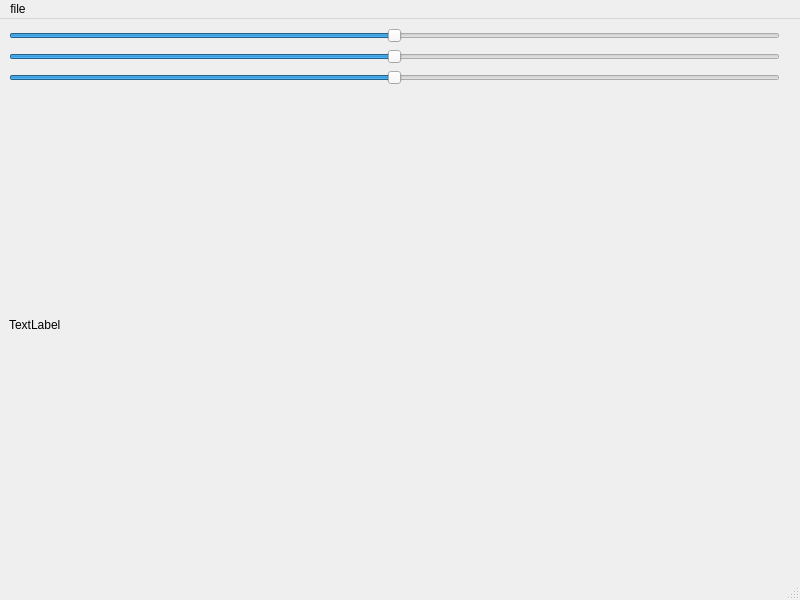
<?xml version="1.0" encoding="UTF-8"?>
<ui version="4.0">
 <class>MainWindow</class>
 <widget class="QMainWindow" name="MainWindow">
  <property name="geometry">
   <rect>
    <x>0</x>
    <y>0</y>
    <width>800</width>
    <height>600</height>
   </rect>
  </property>
  <property name="windowTitle">
   <string>MainWindow</string>
  </property>
  <widget class="QWidget" name="centralwidget">
   <widget class="QWidget" name="verticalLayoutWidget">
    <property name="geometry">
     <rect>
      <x>9</x>
      <y>9</y>
      <width>771</width>
      <height>531</height>
     </rect>
    </property>
    <layout class="QVBoxLayout" name="verticalLayout">
     <item>
      <widget class="QSlider" name="hSlider">
       <property name="minimum">
        <number>-180</number>
       </property>
       <property name="maximum">
        <number>180</number>
       </property>
       <property name="orientation">
        <enum>Qt::Horizontal</enum>
       </property>
      </widget>
     </item>
     <item>
      <widget class="QSlider" name="sSlider">
       <property name="minimum">
        <number>-100</number>
       </property>
       <property name="maximum">
        <number>100</number>
       </property>
       <property name="orientation">
        <enum>Qt::Horizontal</enum>
       </property>
      </widget>
     </item>
     <item>
      <widget class="QSlider" name="lSlider">
       <property name="minimum">
        <number>-100</number>
       </property>
       <property name="maximum">
        <number>100</number>
       </property>
       <property name="orientation">
        <enum>Qt::Horizontal</enum>
       </property>
      </widget>
     </item>
     <item>
      <widget class="QLabel" name="image">
       <property name="text">
        <string>TextLabel</string>
       </property>
      </widget>
     </item>
    </layout>
   </widget>
  </widget>
  <widget class="QMenuBar" name="menubar">
   <property name="geometry">
    <rect>
     <x>0</x>
     <y>0</y>
     <width>800</width>
     <height>22</height>
    </rect>
   </property>
   <widget class="QMenu" name="menufile">
    <property name="title">
     <string>file</string>
    </property>
    <addaction name="actionOpen"/>
   </widget>
   <addaction name="menufile"/>
  </widget>
  <widget class="QStatusBar" name="statusbar"/>
  <action name="actionOpen">
   <property name="text">
    <string>Open</string>
   </property>
  </action>
 </widget>
 <resources/>
 <connections/>
</ui>
